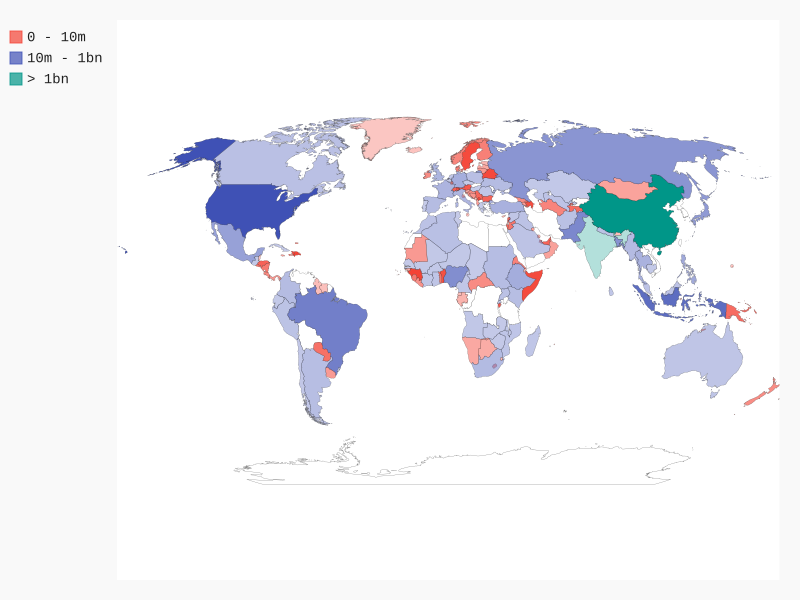

Write Python code to recreate this figure.
import json
from countries import get_country_code
import pygal_maps_world.maps as maps

filename = 'population_data.json'

cc_population = {}
with open(filename) as f:
    pop_data = json.load(f)
    for pop_dict in pop_data:
        if pop_dict['Year'] == '2010':
            country_name = pop_dict['Country Name']
            population = int(float(pop_dict['Value']))
            
            code = get_country_code(country_name)
            if code:
                print(code + ':' + str(population))
                cc_population[code] = population
            else:
                print('Error: not find ' + country_name)

    # 把国家们分组
    p1, p2, p3 = {}, {}, {}
    for cc, pop in cc_population.items():
        if pop < 10000000:
            p1[cc] = pop
        elif pop < 1000000000:
            p2[cc] = pop
        else:
            p3[cc] = pop

    wm = maps.World()
    wm.add('0 - 10m', p1)
    wm.add('10m - 1bn', p2)
    wm.add('> 1bn', p3)
    wm.render_to_file('world_population.svg')
